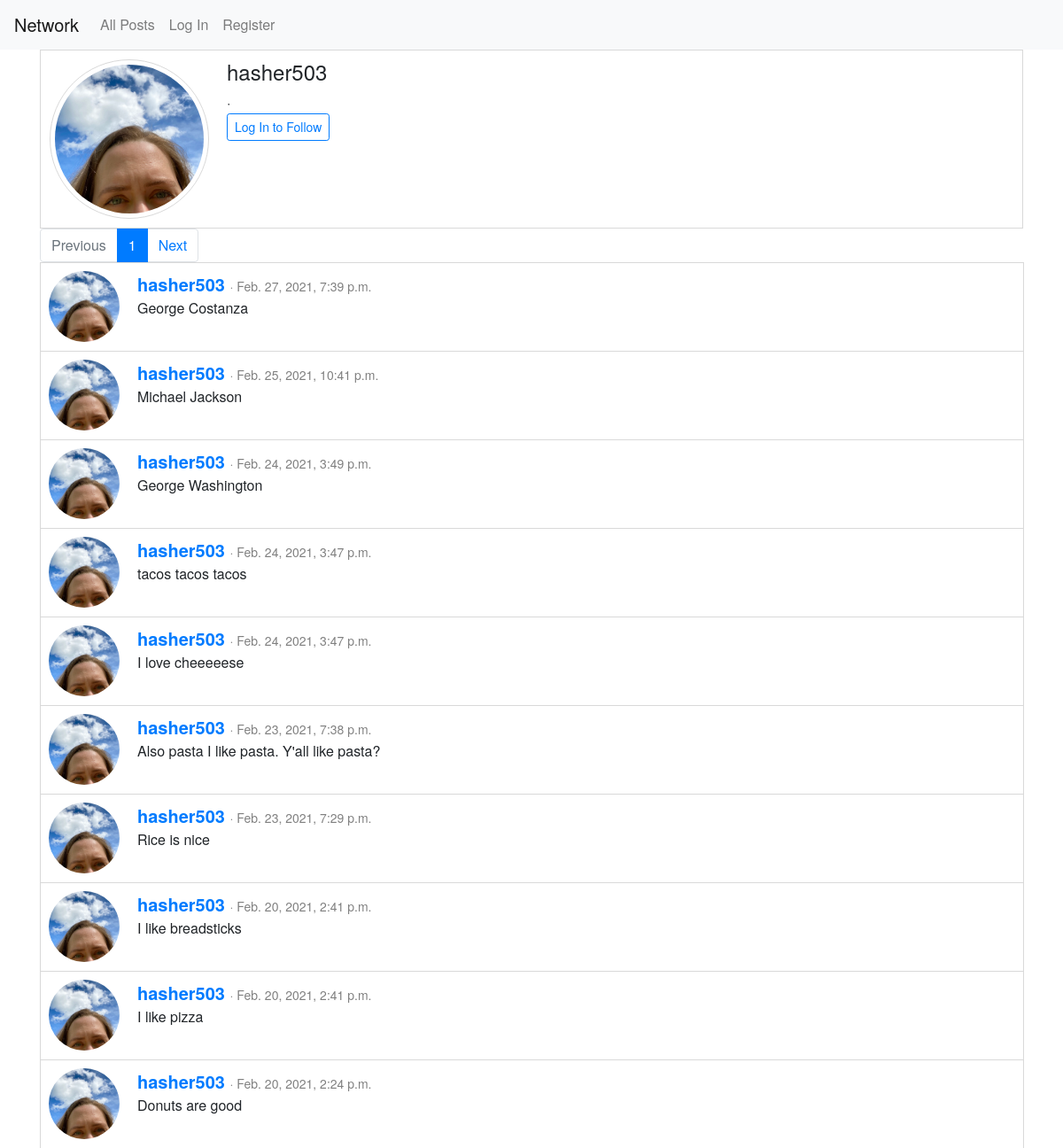
The app's page /profile/hasher503 with its own data.
### network/models.py (models this page shows)
class User(AbstractUser):
    avatar = models.ImageField(upload_to='avatars', blank=True)
    following = models.ManyToManyField("self", blank=True, symmetrical=False, related_name="followers")

class Post(models.Model):
    user = models.ForeignKey("User", on_delete=models.CASCADE, related_name="posts")
    timestamp = models.DateTimeField(auto_now_add=True)
    body = models.CharField(max_length=280)
    likes = models.ManyToManyField("User", blank=True, related_name="liked_posts")

### network/views.py (the view)
# urls.py: path("profile/<str:name>", views.profile, name="profile"),
@csrf_exempt
def profile(request, name, pnum=1):
    if request.method == "GET":
        user_obj = User.objects.get(username=name)
        post_list = Post.objects.annotate(
                    Count('likes')).filter(
                    user=user_obj).order_by('-timestamp')
        pdata = pagehelper(post_list, pnum, 'profile')
        return render(request, "network/profile.html", {
            "user_obj": user_obj,
            "pdata": pdata
        })

### network/views.py (called while the page is built)
def pagehelper(post_list, pnum, route):
    paginator = Paginator(post_list, 10)
    page_list = paginator.get_page(pnum) # this particular list of 10 posts
    prev_page = pnum - 1 # page number (int) of previous page
    next_page = pnum + 1 # page number (int) of next page
    has_next = page_list.has_next() # boolean: is there another list of 10 after this?
    return {"pnum": pnum, "route": route, "page_list": page_list, "prev_page": prev_page,
            "next_page": next_page, "has_next": has_next}

### network/templates/network/profile.html (shortened to what this page needs)
{% extends "network/layout.html" %}
{% load static %}
{% block body %}
<div class="container">
    <div class="prof-container">
        <div class="grid-item-pic">
            {% if user_obj.avatar %}
                <img src="{{ user_obj.avatar.url }}" class="prof-pic">
            {% else %}
                <img src="{% static 'network/anon.jpg' %}" class="prof-pic">
            {% endif %}
        </div>
        <div class="grid-item-text">
            <h4 id="target_user" data-username="{{user_obj.username}}">{{ user_obj.username }}</h4>
            ·
            <div>
                {% if request.user == user_obj %}
                    <btn class="hidden" id="followbtn"></button>
                {% elif not user.is_authenticated %}
                    <a href="{% url 'login' %}" class="btn btn-outline-primary btn-sm">Log In to Follow</a>
                {% else %}
                    <button class="btn btn-outline-primary btn-sm" id="followbtn"></button>
                {% endif %}
            </div>
        </div>
    </div>
    {% include "network/paginate.html" with target=user_obj.username %}
</div>
{% endblock %}

### network/templates/network/layout.html (shortened to what this page needs)
{% load static %}
<!DOCTYPE html>
<html lang="en">
    <head>
        <link rel="stylesheet" href="https://stackpath.bootstrapcdn.com/bootstrap/4.4.1/css/bootstrap.min.css">
        <link rel="stylesheet" href="https://use.fontawesome.com/releases/v5.12.1/css/all.css">
        <link href="{% static 'network/styles.css' %}" rel="stylesheet">
    </head>
    <body>
        <nav class="navbar navbar-expand-lg navbar-light bg-light">
            <a class="navbar-brand" href="{% url 'index' %}">Network</a>
            <div>
              <ul class="navbar-nav mr-auto">
                <li class="nav-item">
                  <a class="nav-link" href="{% url 'index' %}">All Posts</a>
                </li>
                {% if user.is_authenticated %}
                    <li class="nav-item">
                        <a class="nav-link" href="{% url 'following' %}">Following</a>
                    </li>
                    <li class="nav-item">
                        <a class="nav-link" href="{% url 'logout' %}">Log Out</a>
                    </li>
                {% else %}
                    <li class="nav-item">
                        <a class="nav-link" href="{% url 'login' %}">Log In</a>
                    </li>
                    <li class="nav-item">
                        <a class="nav-link" href="{% url 'register' %}">Register</a>
                    </li>
                {% endif %}
              </ul>
            </div>
          </nav>
        <div class="body">
            {% block body %}
            {% endblock %}
        </div>
    </body>
</html>

### network/templates/network/paginate.html (shortened to what this page needs)
{% load static %}
{% if target %}
    <nav aria-label="Page navigation">
        <ul class="pagination pag-align">
            {% if pdata.prev_page > 0 %}
                <li class="page-item">
                    <a class="page-link" href="{% url pdata.route name=target pnum=pdata.prev_page %}">Previous</a></li>
            {% else %}
                <li class="page-item disabled">
                    <span class="page-link">Previous</span></li>
            {% endif %}
                <li class="page-item active" aria-current="page">
                    <span class="page-link"> {{ pdata.pnum }} </span></li>
            {% if pdata.has_next %}
                <li class="page-item">
                    <a class="page-link" href="{% url pdata.route name=target pnum=pdata.next_page %}">Next</a></li>
            {% else %}
                <li class="page-item disabled">
                    <span class="page-link">Next</span></li>
            {% endif %}
        </ul>
    </nav>
{% endif %}
{% for post in pdata.page_list %}
    <div class="post-container">
        <div class="grid-item-pic">
        {% if post.user.avatar %}
            <img src="{{ post.user.avatar.url }}" class="post-pic">
        {% else %}
            <img src="{% static 'network/anon.jpg' %}" class="post-pic">
        {% endif %}
        </div>
        <div id={{ post.pk }} class="grid-item-text">
            <div class="user-link">
                <a href="{% url 'profile' name=post.user.username %}">
                    {{ post.user.username }}
                </a>
            </div>
            <div class="timestamp">· {{ post.timestamp }} </div>
            <div>
                <p id="{{post.pk}}-body"> {{ post.body }} </p>
            </div>
        </div>
    </div>
{% endfor %}

### network/static/network/styles.css (style rules this page uses)
body { font-family: "Helvetica Neue", Helvetica, Arial, sans-serif; font-size: 16px; }
.post-container { padding: 10px; display: grid; grid-template-columns: 100px auto; grid-template-rows: auto; box-shadow: 1px 0 0 0 #D9D9D9, 0 1px 0 0 #D9D9D9, 1px 1px 0 0 #D9D9D9, 1px 0 0 0 #D9D9D9 inset, 0 1px 0 0 #D9D9D9 inset; }
.grid-item-pic { grid-column: 1 / 2; }
.grid-item-text { grid-column: 2 / 3 }
.post-pic { max-width: 80%; height: auto; border-radius: 50%; }
.user-link { font-size: 20px; font-weight: bold; display: inline; }
.timestamp { font-size: 14px; color: gray; display: inline; }
.prof-container { padding: 10px; display: grid; grid-template-columns: 200px auto; grid-template-rows: auto; border: 1px solid #D9D9D9; }
.prof-pic { max-width: 90%; height: auto; border: 1px solid #D9D9D9; border-radius: 50%; padding: 5px; }
.pag-align { margin-bottom: 0; }

### records on screen
User: avatar (picture), username "hasher503"
Post: user.avatar (picture), user.username "hasher503", timestamp "Feb. 27, 2021, 7:39 p.m.", body "George Costanza"
Post: user.avatar (picture), user.username "hasher503", timestamp "Feb. 25, 2021, 10:41 p.m.", body "Michael Jackson"
Post: user.avatar (picture), user.username "hasher503", timestamp "Feb. 24, 2021, 3:49 p.m.", body "George Washington"
Post: user.avatar (picture), user.username "hasher503", timestamp "Feb. 24, 2021, 3:47 p.m.", body "tacos tacos tacos"
Post: user.avatar (picture), user.username "hasher503", timestamp "Feb. 24, 2021, 3:47 p.m.", body "I love cheeeeese"
Post: user.avatar (picture), user.username "hasher503", timestamp "Feb. 23, 2021, 7:38 p.m.", body "Also pasta I like pasta. Y'all like pasta?"
Post: user.avatar (picture), user.username "hasher503", timestamp "Feb. 23, 2021, 7:29 p.m.", body "Rice is nice"
Post: user.avatar (picture), user.username "hasher503", timestamp "Feb. 20, 2021, 2:41 p.m.", body "I like breadsticks"
Post: user.avatar (picture), user.username "hasher503", timestamp "Feb. 20, 2021, 2:41 p.m.", body "I like pizza"
Post: user.avatar (picture), user.username "hasher503", timestamp "Feb. 20, 2021, 2:24 p.m.", body "Donuts are good"

### other values on screen
{{ pdata.pnum }} "1"
